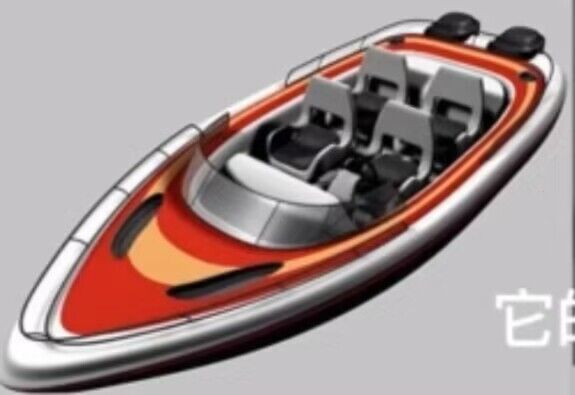
%> input picture 三维建模/作业2/homework2/images/QQ图片20221128143910.jpg, 575 x 395 px
$ octave --eval "power_law_trans('../../../../三维建模/作业2/homework2/images/QQ图片20221128143910.jpg');"   (GNU Octave 9; MATLAB toolbox functions it lacks are replaced by stand-ins)
%> lines starting %> are read from the running program, lines starting %| are printed output that depends on the picture
function power_law_trans(filename)
% 读取图像
img_1 = imread(filename);
%> img_1 is the input picture: size 395x575x3 uint8; mean R, G, B 164.5, 146.7, 145.4
subplot(2,2,1);
imshow(img_1);
title('原始图像');

c = 1;
r = 0.3;%gamma值
img_2 = c * (mat2gray(double(img_1).^r));
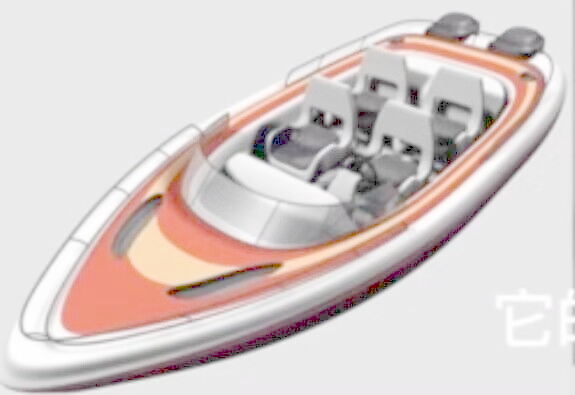
%> img_2: size 395x575x3 double; mean R, G, B 0.853, 0.811, 0.805
subplot(2,2,2);
imshow(img_2);
title(['c=',num2str(c),', r=',num2str(r)]);

r = 0.4;
img_2 = c * (mat2gray(double(img_1).^r));
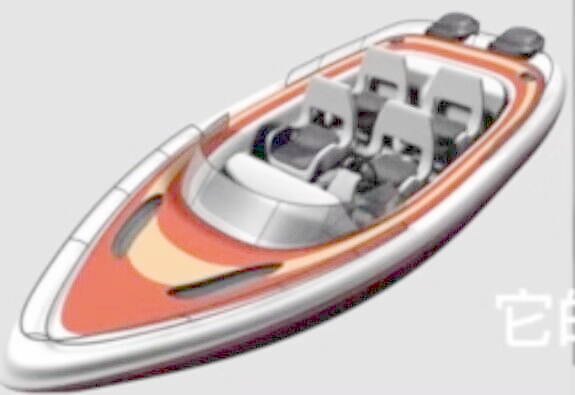
%> img_2: size 395x575x3 double; mean R, G, B 0.814, 0.765, 0.758
subplot(2,2,3);
imshow(img_2);
title(['c=',num2str(c),', r=',num2str(r)]);

r = 0.6;
img_2 = c * (mat2gray(double(img_1).^r));
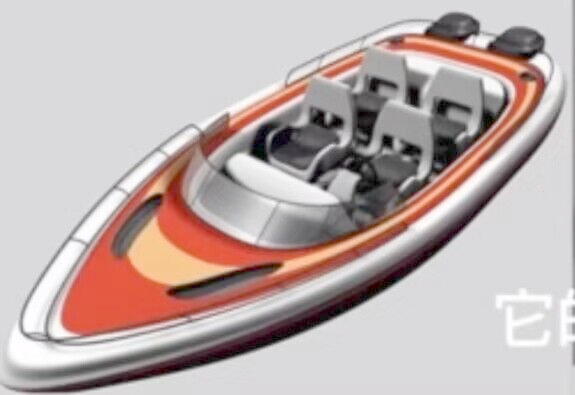
%> img_2: size 395x575x3 double; mean R, G, B 0.748, 0.688, 0.681
subplot(2,2,4);
imshow(img_2);
title(['c=',num2str(c),', r=',num2str(r)]);

end

$ run again, on 三维建模/作业2/homework2/images/boat3.jpg
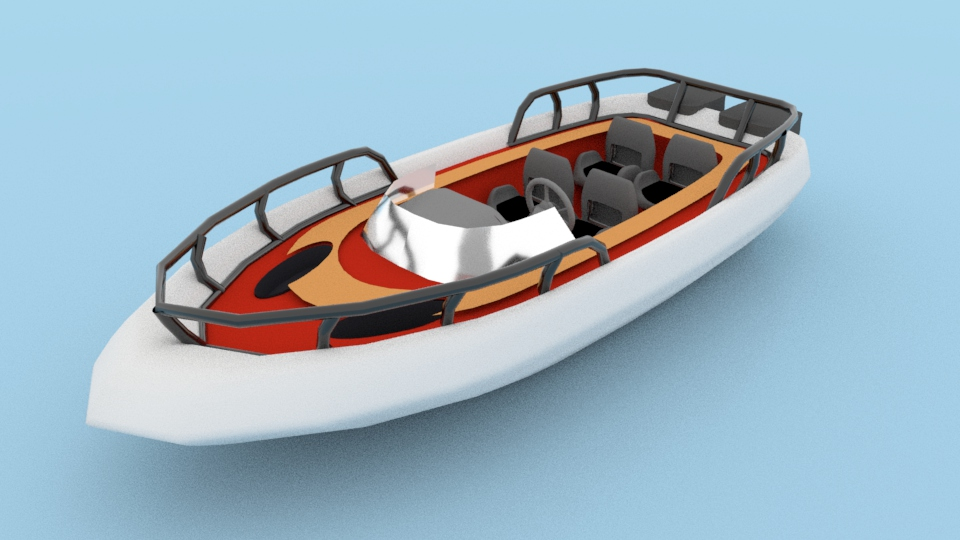
%> input picture 三维建模/作业2/homework2/images/boat3.jpg, 960 x 540 px
%> in power_law_trans, img_1 is the input picture: size 540x960x3 uint8; mean R, G, B 157.4, 180.4, 194.4
%> in power_law_trans, `img_2 = c * (mat2gray(double(img_1).^r));`:
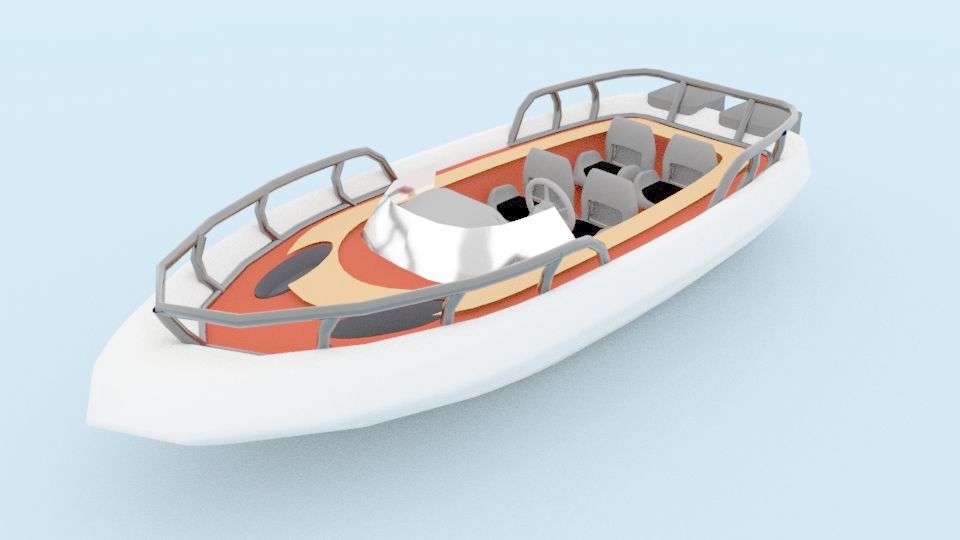
%> img_2: size 540x960x3 double; mean R, G, B 0.815, 0.855, 0.877
%> in power_law_trans, `img_2 = c * (mat2gray(double(img_1).^r));`:
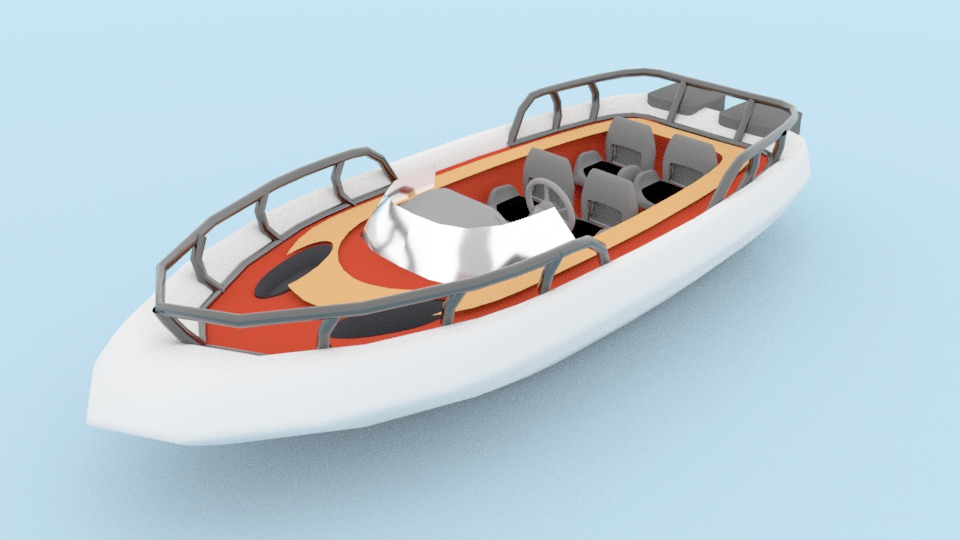
%> img_2: size 540x960x3 double; mean R, G, B 0.741, 0.8, 0.833
